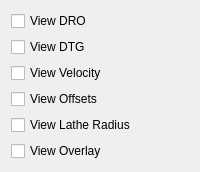
          <widget class="QWidget" name="tab_17">
           <attribute name="title">
            <string>DRO</string>
           </attribute>
           <layout class="QVBoxLayout" name="verticalLayout_4">
            <item>
             <widget class="QCheckBox" name="view_dro_cb">
              <property name="text">
               <string>View DRO</string>
              </property>
             </widget>
            </item>
            <item>
             <widget class="QCheckBox" name="view_dtg_cb">
              <property name="text">
               <string>View DTG</string>
              </property>
             </widget>
            </item>
            <item>
             <widget class="QCheckBox" name="view_velocity_cb">
              <property name="text">
               <string>View Velocity</string>
              </property>
             </widget>
            </item>
            <item>
             <widget class="QCheckBox" name="view_offsets_cb">
              <property name="text">
               <string>View Offsets</string>
              </property>
             </widget>
            </item>
            <item>
             <widget class="QCheckBox" name="view_lathe_radius_cb">
              <property name="text">
               <string>View Lathe Radius</string>
              </property>
             </widget>
            </item>
            <item>
             <widget class="QCheckBox" name="view_overlay_cb">
              <property name="text">
               <string>View Overlay</string>
              </property>
             </widget>
            </item>
           </layout>
          </widget>
